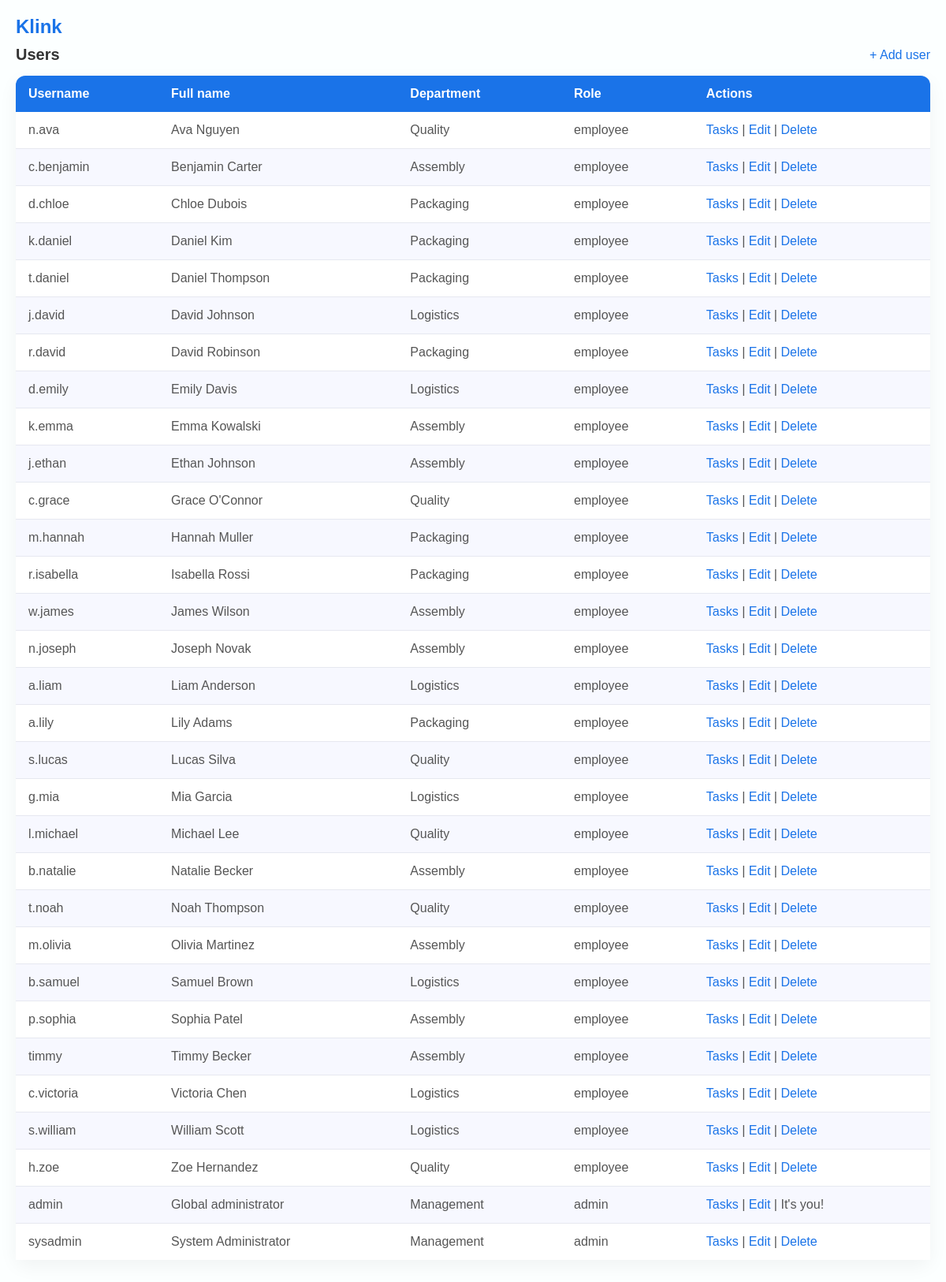
/users.php (signed in), run on the app's committed database.
### tables this page shows
CREATE TABLE `users` (
  `id` int NOT NULL AUTO_INCREMENT,
  `username` varchar(50) NOT NULL,
  `password` varchar(255) NOT NULL,
  `full_name` varchar(255) DEFAULT NULL,
  `department` varchar(100) DEFAULT NULL,
  `role` enum('admin','employee') NOT NULL,
  PRIMARY KEY (`id`),
  UNIQUE KEY `username` (`username`)
);

### public/helpers/security.php (called while the page is built)
<?php
    function e($value) : string {
        return htmlspecialchars((string)$value, ENT_QUOTES | ENT_SUBSTITUTE, 'UTF-8');
    }
?>

### public/users.php (the view, shortened to what this page needs)
<?php
    require __DIR__ . "/config/db.php";
    $userID = (int)$_SESSION['user_id'];
    $result = mysqli_query($conn, "select * from users order by role desc, full_name");
?>
<!DOCTYPE html>
<html lang="en">
<head>
    <link rel="stylesheet" href="/style.css">
</head>
<body>
    <h1 id="logo"><a href="dashboard.php">Klink</a></h1>
    <div class="subbar">
        <h2>Users</h2>
        <a href="users/add.php">+ Add user</a>
    </div>
    <div class="table-wrapper">
        <table>
            <thead>
                <tr>
                    <th>Username</th>
                    <th>Full name</th>
                    <th>Department</th>
                    <th>Role</th>
                    <th>Actions</th>
                </tr>
            </thead>
            <tbody>
                <?php while ($user = mysqli_fetch_assoc($result)): ?>
                <tr>
                    <td><?= e($user['username']) ?></td>
                    <td><?= e($user['full_name']) ?></td>
                    <td><?= e($user['department']) ?></td>
                    <td><?= e($user['role'])?></td>
                    <td>
                        <a href="tasks.php?user_id=<?= $user['id'] ?>">Tasks</a> |
                        <a href="users/edit.php?id=<?= $user['id'] ?>">Edit</a> |
                        <?php if($user['id'] != $userID): ?>
                            <form method="post" action="users/delete.php" style="display: inline">
                                    <input type="submit" value="Delete" onclick="return confirm('Delete user?')">
                            </form>
                        <?php else: ?>
                            It's you!
                        <?php endif; ?>
                    </td>
                </tr>
                <?php endwhile; ?>
            </tbody>
        </table>
    </div>
</body>
</html>

### public/style.css (style rules this page uses)
* { margin: 0; padding: 0; box-sizing: border-box; scrollbar-width: thin; scrollbar-color: #dcdff0 transparent; }
body { font-family: Arial, Helvetica, sans-serif; background-color: #fcffff; color: #333; padding: 20px; }
h1 { margin-bottom: 10px; font-size: 22px; }
h2 { margin-bottom: 10px; font-size: 20px; }
a { color: #1a73e8; text-decoration: none; margin-top: 10px; }
input[type="submit"] { font-size: 16px; border: none; color: #1a73e8; background-color: transparent; cursor: pointer; }
.table-wrapper { background: #ffffff; border-radius: 12px; box-shadow: 0 8px 24px rgba(0, 0, 0, 0.05); margin-top: 10px; margin-bottom: 20px; }
table { width: 100%; border-collapse: collapse; border-spacing: 0; overflow-x: auto; font-size: 16px; }
thead th { background: #1a73e8; color: #ffffff; text-align: left; padding: 14px 16px; font-weight: 600; }
thead th:first-child { border-top-left-radius: 12px; }
thead th:last-child { border-top-right-radius: 12px; }
tbody tr { background: #ffffff; transition: background-color 0.25s ease, transform 0.15s ease; }
tbody tr:nth-child(even) { background: #f7f8ff; }
td { padding: 14px 16px; color: #555; border-bottom: 1px solid #e6e8f0; }
tbody tr:last-child td { border-bottom: none; }
::placeholder { color: #999; }
.navbar, .subbar { display: flex; justify-content: space-between; align-items: center; flex-wrap: wrap; }
.subbar { margin-bottom: 15px; }
.subbar h2, .subbar a { margin: 0; }
#logo { font-size: 24px; color: #1a73e8; margin-bottom: 10px; }

### data on the page
users: username "n.ava", full_name "Ava Nguyen", department "Quality", role "employee"
users: username "c.benjamin", full_name "Benjamin Carter", department "Assembly", role "employee"
users: username "d.chloe", full_name "Chloe Dubois", department "Packaging", role "employee"
users: username "k.daniel", full_name "Daniel Kim", department "Packaging", role "employee"
users: username "t.daniel", full_name "Daniel Thompson", department "Packaging", role "employee"
users: username "j.david", full_name "David Johnson", department "Logistics", role "employee"
users: username "r.david", full_name "David Robinson", department "Packaging", role "employee"
users: username "d.emily", full_name "Emily Davis", department "Logistics", role "employee"
users: username "k.emma", full_name "Emma Kowalski", department "Assembly", role "employee"
users: username "j.ethan", full_name "Ethan Johnson", department "Assembly", role "employee"
users: username "c.grace", full_name "Grace O'Connor", department "Quality", role "employee"
users: username "m.hannah", full_name "Hannah Muller", department "Packaging", role "employee"
users: username "r.isabella", full_name "Isabella Rossi", department "Packaging", role "employee"
users: username "w.james", full_name "James Wilson", department "Assembly", role "employee"
users: username "n.joseph", full_name "Joseph Novak", department "Assembly", role "employee"
users: username "a.liam", full_name "Liam Anderson", department "Logistics", role "employee"
users: username "a.lily", full_name "Lily Adams", department "Packaging", role "employee"
users: username "s.lucas", full_name "Lucas Silva", department "Quality", role "employee"
users: username "g.mia", full_name "Mia Garcia", department "Logistics", role "employee"
users: username "l.michael", full_name "Michael Lee", department "Quality", role "employee"
users: username "b.natalie", full_name "Natalie Becker", department "Assembly", role "employee"
users: username "t.noah", full_name "Noah Thompson", department "Quality", role "employee"
users: username "m.olivia", full_name "Olivia Martinez", department "Assembly", role "employee"
users: username "b.samuel", full_name "Samuel Brown", department "Logistics", role "employee"
users: username "p.sophia", full_name "Sophia Patel", department "Assembly", role "employee"
users: username "timmy", full_name "Timmy Becker", department "Assembly", role "employee"
users: username "c.victoria", full_name "Victoria Chen", department "Logistics", role "employee"
users: username "s.william", full_name "William Scott", department "Logistics", role "employee"
users: username "h.zoe", full_name "Zoe Hernandez", department "Quality", role "employee"
users: username "admin", full_name "Global administrator", department "Management", role "admin", shows "It's you!"
users: username "sysadmin", full_name "System Administrator", department "Management", role "admin"
